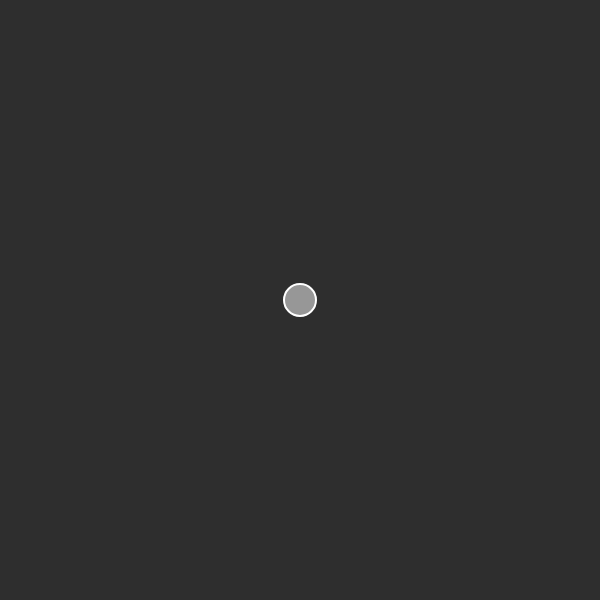
Frame 1 (no input)
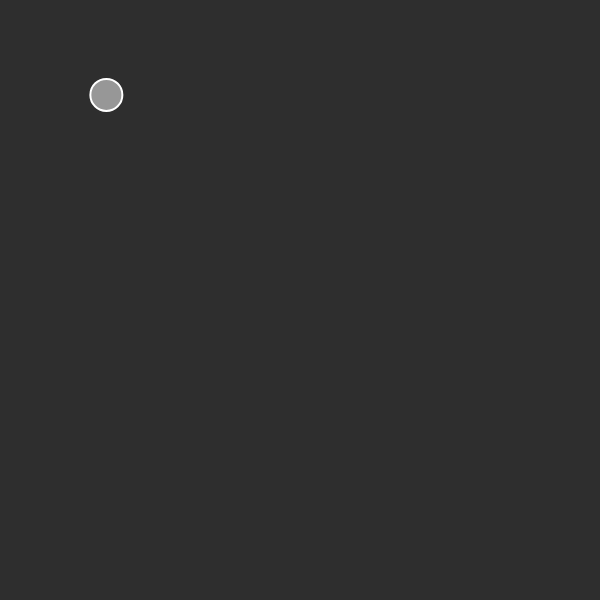
Frame 60 (no input)
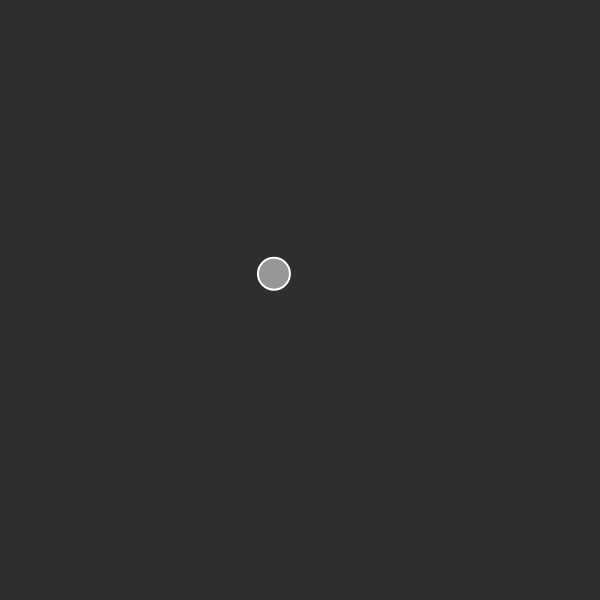
Frame 120 (the mouse pressed at the canvas centre since frame 60)

The p5.js sketch that drew these frames (run headless with seeded random() and noise() and a simulated clock; from frame 60 on, the mouse is pressed at the canvas centre):

// p5.js sketch
// ── sketch.js
let mover;

function setup() {
	createCanvas(600, 600);
	colorMode(HSB, 360, 100, 100, 1);
	// background(0, 0, 20, 1); // dark grey
	mover = new Mover(width/2, height/2);
}

function draw() {
	background(18); // dark grey
	mover.show();
	mover.update();
}

// ── mover.js
class Mover {
  constructor(x, y) {
    this.pos = createVector(x, y);
    // this.vel = createVector(1, -1);
    this.vel = p5.Vector.random2D();
    this.vel.mult(random(3));

  }

  // update position
  update() {

    let mouse = createVector(mouseX, mouseY);
    this.acc = p5.Vector.sub(mouse, this.pos); 
    this.acc.setMag(1);

    this.vel.add(this.acc);
    this.vel.limit(5);
    
    this.pos.add(this.vel);
  }

  show() {
    // stroke(0, 0, 100, 1); // white
    stroke(100); // white
    // stroke(100); // white
    strokeWeight(2);
    fill(100, 0.5);
    // point(this.pos.x, this.pos.y);
    ellipse(this.pos.x, this.pos.y, 32);
  }
}
